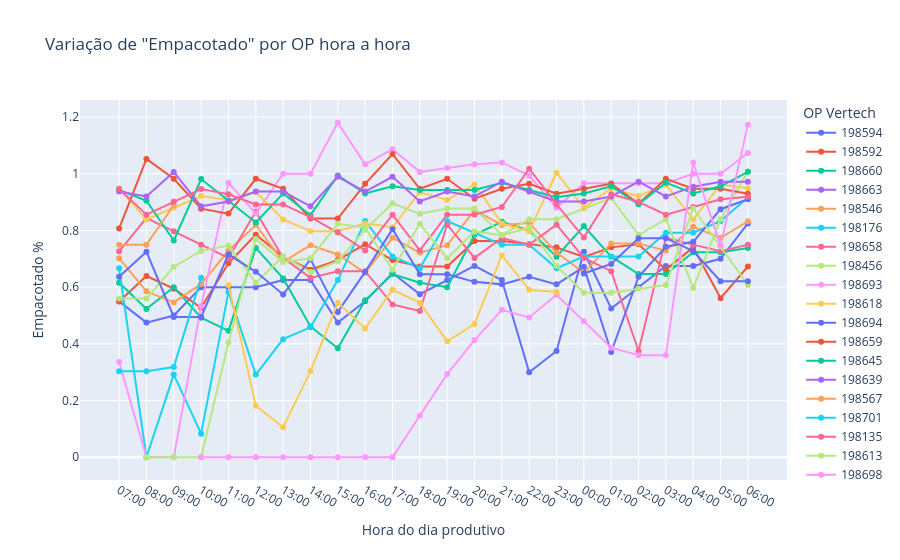

The code cell stored with this chart in its notebook:
### Markdown cell above
## Variação da quantidade empacotada por OP hora a hora

### Code cell
df_analise = df.copy()
df_analise.sort_values(by='Data_Hora_Ordem_Producao', inplace=True)

fig = px.line(
    df_analise,
    x='Hora_Producao',
    y='Empacotado %',
    title='Variação de "Empacotado" por OP hora a hora',
    color='OP Vertech',
    markers=True,
    category_orders={"Hora_Producao": ORDEM_HORAS_PRODUCAO},
    labels={
        'Hora_Producao': 'Hora do dia produtivo'
    },
    hover_data=[
        'Qtd Empacotado',
        'Rejeição %',
        'Qtd Rejeicao',
        'Objetivo %',
        'Qtd Objetivo'
    ]
)

fig.show()
